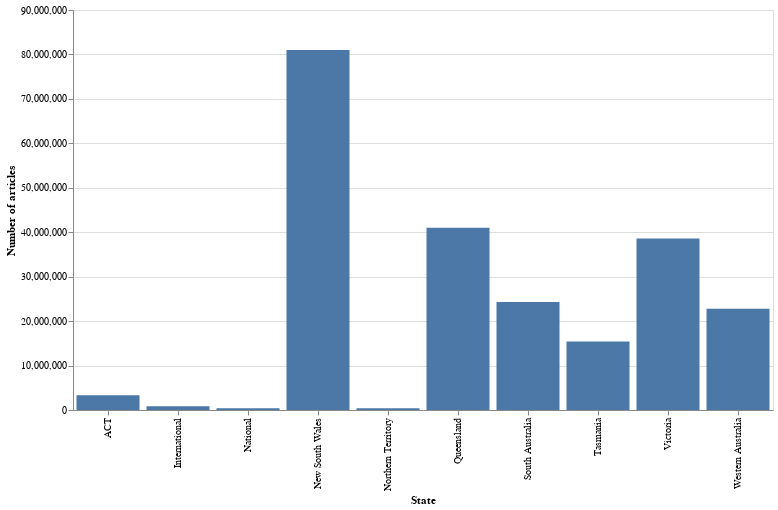

The notebook cell saved with this chart:
### Markdown cell above
The first thing that's obvious is that not all 'states' are states. This facet has been expanded to incorporate 'National', and 'International' newspapers. Let's look at how the numbers in each 'state' compare.

### Code cell
# Chart the results
alt.Chart(df_states).mark_bar().encode(
        x=alt.X('state:N', title='State'),
        y=alt.Y('total_results:Q', axis=alt.Axis(format=',d', title='Number of articles')),
        tooltip=[alt.Tooltip('state', title='State'), alt.Tooltip('total_results:Q', title='Articles', format=',')]
    ).properties(width=700, height=400)

### Figure 1 — Vega-Lite specification as saved in the notebook (floating-point values rounded to 4 significant figures)
{"config": {"view": {"continuousWidth": 400, "continuousHeight": 300}}, "data": {"name": "data-4e7e81a26552fef011b7a3e7fc4fd453"}, "mark": "bar", "encoding": {"tooltip": [{"type": "nominal", "field": "state", "title": "State"}, {"type": "quantitative", "field": "total_results", "format": ",", "title": "Articles"}], "x": {"type": "nominal", "field": "state", "title": "State"}, "y": {"type": "quantitative", "axis": {"format": ",d", "title": "Number of articles"}, "field": "total_results"}}, "height": 400, "width": 700, "$schema": "https://vega.github.io/schema/vega-lite/v4.8.1.json", "datasets": {"data-4e7e81a26552fef011b7a3e7fc4fd453": [{"state": "New South Wales", "total_results": 81005650}, {"state": "Queensland", "total_results": 40983231}, {"state": "Victoria", "total_results": 38564016}, {"state": "South Australia", "total_results": 24320416}, {"state": "Western Australia", "total_results": 22768617}, {"state": "Tasmania", "total_results": 15416932}, {"state": "ACT", "total_results": 3296621}, {"state": "International", "total_results": 851097}, {"state": "Northern Territory", "total_results": 409433}, {"state": "National", "total_results": 395874}]}}
